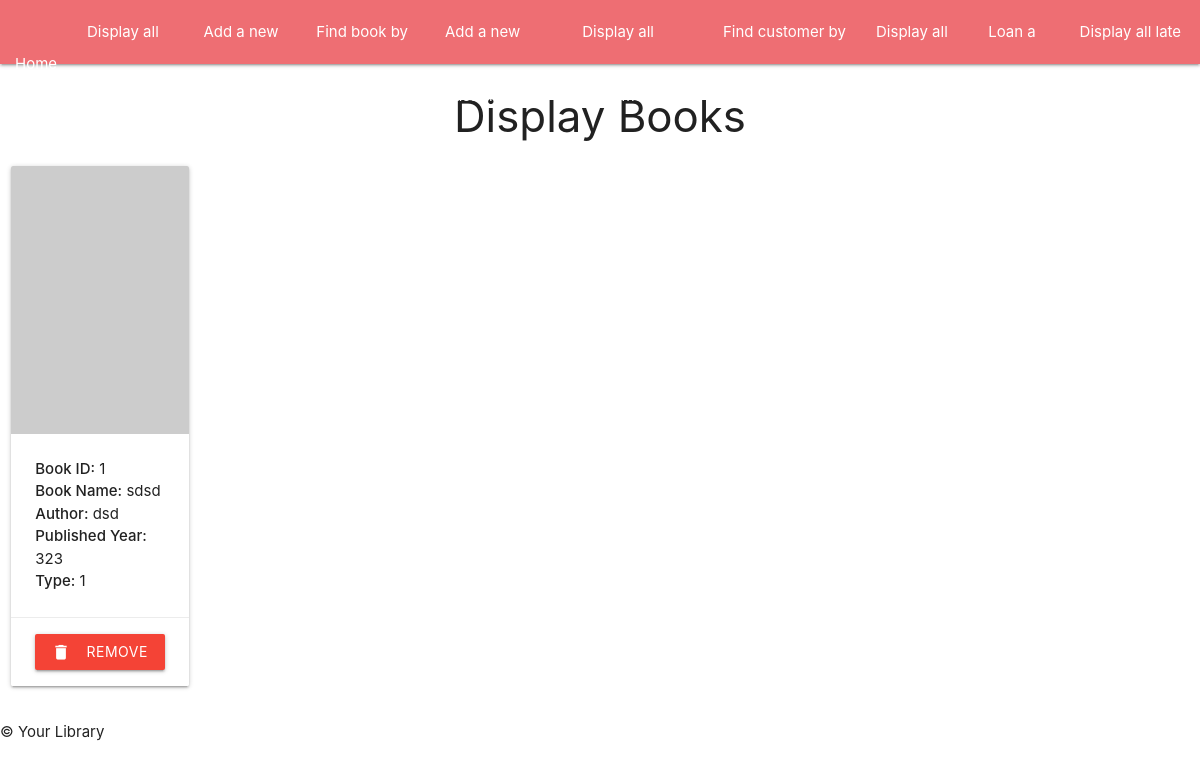
Before: /books with the older database file.
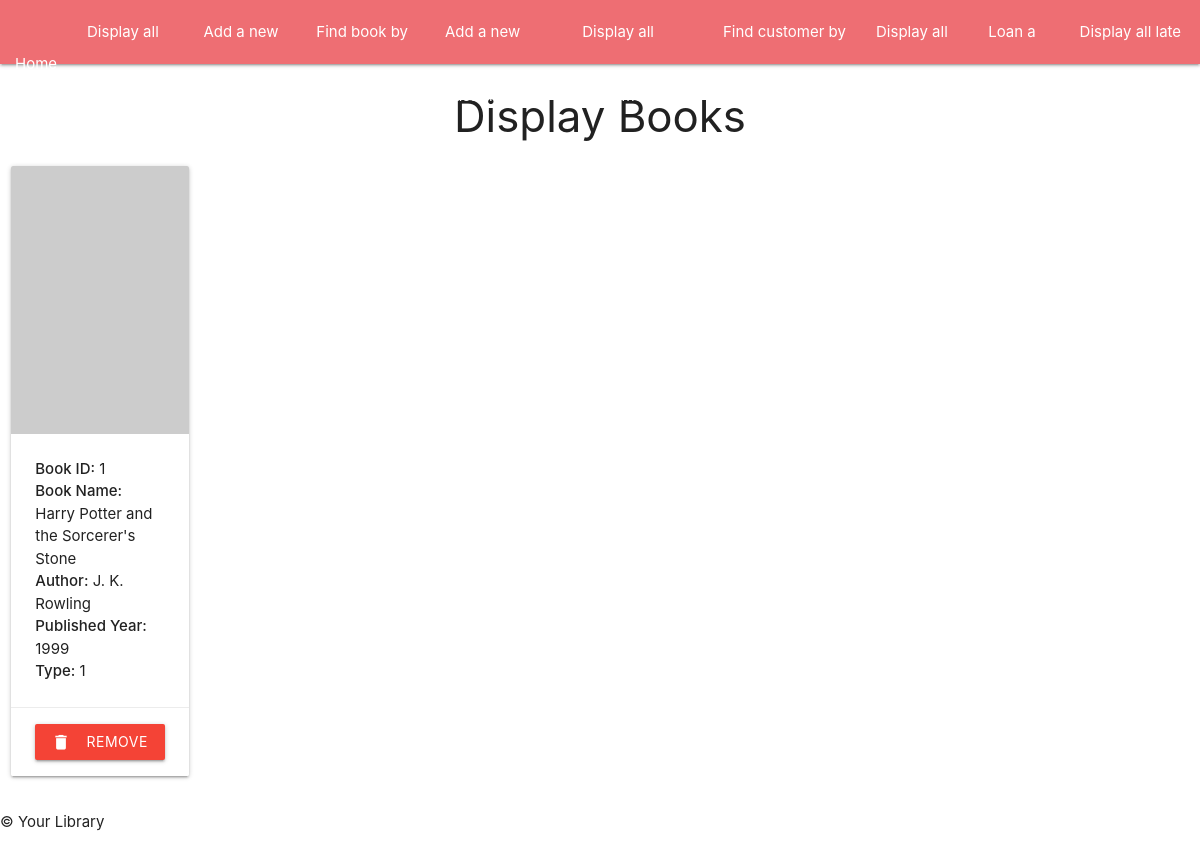
After: the same page with the newer database file.
### tables this page shows
CREATE TABLE books (
                id INTEGER PRIMARY KEY UNIQUE,
                title TEXT NOT NULL,
                author TEXT NOT NULL,
                year INTEGER NOT NULL,
                type TEXT NOT NULL
            );

### app.py (the view)
@app.route('/books', methods=['GET'])
def displayBooks():
    all_books = book_instance.DisplayAllBooks()
    return render_template("displaybooks.html", books=all_books)

### tools/books.py (called while the page is built)
    def DisplayAllBooks(self):
        self.cursor.execute('SELECT * FROM books')
        all_books = self.cursor.fetchall()
        return all_books

### templates/displaybooks.html (shortened to what this page needs)
{% extends "index.html" %}
{% block content %}
<div>
  <h3 class="center-align">Display Books</h3>
  <div class="row">
    {% for book in books %}
    <div class="col s2 m2">
      <div class="card custom-card">
          <div class="card-image">
              <img class="book-image" src="https://picsum.photos/200/30{{book[0]% 10}}" />
          </div>
          <div class="card-content">
              <p><strong>Book ID:</strong> {{ book[0] }}</p>
              <p><strong>Book Name:</strong> {{ book[1] }}</p>
              <p><strong>Author:</strong> {{ book[2] }}</p>
              <p><strong>Published Year:</strong> {{ book[3] }}</p>
              <p><strong>Type:</strong> {{ book[4] }}</p>
          </div>
          <div class="card-action">
              <form method="POST" action="/removebook">
                  <button type="submit" class="btn red waves-effect waves-light">
                      <i class="material-icons left">delete</i> Remove Book
                  </button>
              </form>
          </div>
      </div>
  </div>
    {% endfor %}
  </div>
</div>
{% endblock %}

Changed rows visible on the page:
changed books id 1: title "sdsd" → "Harry Potter and the Sorcerer's Stone"; author "dsd" → "J. K. Rowling"; year "323" → "1999"
